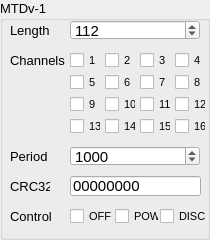
  <widget class="QGroupBox" name="groupBox">
   <property name="geometry">
    <rect>
     <x>10</x>
     <y>10</y>
     <width>210</width>
     <height>240</height>
    </rect>
   </property>
   <property name="font">
    <font>
     <pointsize>10</pointsize>
    </font>
   </property>
   <property name="title">
    <string>MTDv-1</string>
   </property>
   <widget class="QLabel" name="label">
    <property name="geometry">
     <rect>
      <x>10</x>
      <y>20</y>
      <width>40</width>
      <height>20</height>
     </rect>
    </property>
    <property name="font">
     <font>
      <pointsize>10</pointsize>
     </font>
    </property>
    <property name="text">
     <string>Length</string>
    </property>
   </widget>
   <widget class="QLabel" name="label_2">
    <property name="geometry">
     <rect>
      <x>10</x>
      <y>50</y>
      <width>60</width>
      <height>20</height>
     </rect>
    </property>
    <property name="font">
     <font>
      <pointsize>10</pointsize>
     </font>
    </property>
    <property name="text">
     <string>Channels</string>
    </property>
   </widget>
   <widget class="QCheckBox" name="checkBox">
    <property name="geometry">
     <rect>
      <x>70</x>
      <y>50</y>
      <width>31</width>
      <height>20</height>
     </rect>
    </property>
    <property name="font">
     <font>
      <pointsize>8</pointsize>
     </font>
    </property>
    <property name="text">
     <string>1</string>
    </property>
   </widget>
   <widget class="QCheckBox" name="checkBox_2">
    <property name="geometry">
     <rect>
      <x>105</x>
      <y>50</y>
      <width>31</width>
      <height>20</height>
     </rect>
    </property>
    <property name="font">
     <font>
      <pointsize>8</pointsize>
     </font>
    </property>
    <property name="text">
     <string>2</string>
    </property>
   </widget>
   <widget class="QCheckBox" name="checkBox_3">
    <property name="geometry">
     <rect>
      <x>140</x>
      <y>50</y>
      <width>31</width>
      <height>20</height>
     </rect>
    </property>
    <property name="font">
     <font>
      <pointsize>8</pointsize>
     </font>
    </property>
    <property name="text">
     <string>3</string>
    </property>
   </widget>
   <widget class="QCheckBox" name="checkBox_4">
    <property name="geometry">
     <rect>
      <x>175</x>
      <y>50</y>
      <width>31</width>
      <height>20</height>
     </rect>
    </property>
    <property name="font">
     <font>
      <pointsize>8</pointsize>
     </font>
    </property>
    <property name="text">
     <string>4</string>
    </property>
   </widget>
   <widget class="QCheckBox" name="checkBox_5">
    <property name="geometry">
     <rect>
      <x>70</x>
      <y>72</y>
      <width>31</width>
      <height>20</height>
     </rect>
    </property>
    <property name="font">
     <font>
      <pointsize>8</pointsize>
     </font>
    </property>
    <property name="text">
     <string>5</string>
    </property>
   </widget>
   <widget class="QCheckBox" name="checkBox_6">
    <property name="geometry">
     <rect>
      <x>105</x>
      <y>72</y>
      <width>31</width>
      <height>20</height>
     </rect>
    </property>
    <property name="font">
     <font>
      <pointsize>8</pointsize>
     </font>
    </property>
    <property name="text">
     <string>6</string>
    </property>
   </widget>
   <widget class="QCheckBox" name="checkBox_7">
    <property name="geometry">
     <rect>
      <x>140</x>
      <y>72</y>
      <width>31</width>
      <height>20</height>
     </rect>
    </property>
    <property name="font">
     <font>
      <pointsize>8</pointsize>
     </font>
    </property>
    <property name="text">
     <string>7</string>
    </property>
   </widget>
   <widget class="QCheckBox" name="checkBox_8">
    <property name="geometry">
     <rect>
      <x>175</x>
      <y>72</y>
      <width>31</width>
      <height>20</height>
     </rect>
    </property>
    <property name="font">
     <font>
      <pointsize>8</pointsize>
     </font>
    </property>
    <property name="text">
     <string>8</string>
    </property>
   </widget>
   <widget class="QCheckBox" name="checkBox_9">
    <property name="geometry">
     <rect>
      <x>105</x>
      <y>94</y>
      <width>31</width>
      <height>20</height>
     </rect>
    </property>
    <property name="font">
     <font>
      <pointsize>8</pointsize>
     </font>
    </property>
    <property name="text">
     <string>10</string>
    </property>
   </widget>
   <widget class="QCheckBox" name="checkBox_10">
    <property name="geometry">
     <rect>
      <x>70</x>
      <y>116</y>
      <width>31</width>
      <height>20</height>
     </rect>
    </property>
    <property name="font">
     <font>
      <pointsize>8</pointsize>
     </font>
    </property>
    <property name="text">
     <string>13</string>
    </property>
   </widget>
   <widget class="QCheckBox" name="checkBox_11">
    <property name="geometry">
     <rect>
      <x>105</x>
      <y>116</y>
      <width>31</width>
      <height>20</height>
     </rect>
    </property>
    <property name="font">
     <font>
      <pointsize>8</pointsize>
     </font>
    </property>
    <property name="text">
     <string>14</string>
    </property>
   </widget>
   <widget class="QCheckBox" name="checkBox_12">
    <property name="geometry">
     <rect>
      <x>175</x>
      <y>116</y>
      <width>31</width>
      <height>20</height>
     </rect>
    </property>
    <property name="font">
     <font>
      <pointsize>8</pointsize>
     </font>
    </property>
    <property name="text">
     <string>16</string>
    </property>
   </widget>
   <widget class="QCheckBox" name="checkBox_13">
    <property name="geometry">
     <rect>
      <x>175</x>
      <y>94</y>
      <width>31</width>
      <height>20</height>
     </rect>
    </property>
    <property name="font">
     <font>
      <pointsize>8</pointsize>
     </font>
    </property>
    <property name="text">
     <string>12</string>
    </property>
   </widget>
   <widget class="QCheckBox" name="checkBox_14">
    <property name="geometry">
     <rect>
      <x>140</x>
      <y>116</y>
      <width>31</width>
      <height>20</height>
     </rect>
    </property>
    <property name="font">
     <font>
      <pointsize>8</pointsize>
     </font>
    </property>
    <property name="text">
     <string>15</string>
    </property>
   </widget>
   <widget class="QCheckBox" name="checkBox_15">
    <property name="geometry">
     <rect>
      <x>70</x>
      <y>94</y>
      <width>31</width>
      <height>20</height>
     </rect>
    </property>
    <property name="font">
     <font>
      <pointsize>8</pointsize>
     </font>
    </property>
    <property name="text">
     <string>9</string>
    </property>
   </widget>
   <widget class="QCheckBox" name="checkBox_16">
    <property name="geometry">
     <rect>
      <x>140</x>
      <y>94</y>
      <width>31</width>
      <height>20</height>
     </rect>
    </property>
    <property name="font">
     <font>
      <pointsize>8</pointsize>
     </font>
    </property>
    <property name="text">
     <string>11</string>
    </property>
   </widget>
   <widget class="QLabel" name="label_3">
    <property name="geometry">
     <rect>
      <x>10</x>
      <y>206</y>
      <width>60</width>
      <height>20</height>
     </rect>
    </property>
    <property name="font">
     <font>
      <pointsize>10</pointsize>
     </font>
    </property>
    <property name="text">
     <string>Control</string>
    </property>
   </widget>
   <widget class="QCheckBox" name="checkBox_17">
    <property name="geometry">
     <rect>
      <x>70</x>
      <y>206</y>
      <width>45</width>
      <height>20</height>
     </rect>
    </property>
    <property name="font">
     <font>
      <pointsize>8</pointsize>
     </font>
    </property>
    <property name="text">
     <string>OFF</string>
    </property>
   </widget>
   <widget class="QCheckBox" name="checkBox_18">
    <property name="geometry">
     <rect>
      <x>115</x>
      <y>206</y>
      <width>44</width>
      <height>20</height>
     </rect>
    </property>
    <property name="font">
     <font>
      <pointsize>8</pointsize>
     </font>
    </property>
    <property name="text">
     <string>POW</string>
    </property>
   </widget>
   <widget class="QCheckBox" name="checkBox_19">
    <property name="geometry">
     <rect>
      <x>160</x>
      <y>206</y>
      <width>50</width>
      <height>20</height>
     </rect>
    </property>
    <property name="font">
     <font>
      <pointsize>8</pointsize>
     </font>
    </property>
    <property name="text">
     <string>DISC</string>
    </property>
   </widget>
   <widget class="QSpinBox" name="spinBox">
    <property name="geometry">
     <rect>
      <x>70</x>
      <y>146</y>
      <width>130</width>
      <height>20</height>
     </rect>
    </property>
    <property name="font">
     <font>
      <pointsize>11</pointsize>
     </font>
    </property>
    <property name="maximum">
     <number>3000</number>
    </property>
    <property name="value">
     <number>1000</number>
    </property>
   </widget>
   <widget class="QSpinBox" name="spinBox_2">
    <property name="geometry">
     <rect>
      <x>70</x>
      <y>20</y>
      <width>130</width>
      <height>20</height>
     </rect>
    </property>
    <property name="font">
     <font>
      <pointsize>11</pointsize>
     </font>
    </property>
    <property name="minimum">
     <number>12</number>
    </property>
    <property name="maximum">
     <number>400</number>
    </property>
    <property name="value">
     <number>112</number>
    </property>
   </widget>
   <widget class="QLabel" name="label_4">
    <property name="geometry">
     <rect>
      <x>10</x>
      <y>146</y>
      <width>40</width>
      <height>20</height>
     </rect>
    </property>
    <property name="font">
     <font>
      <pointsize>10</pointsize>
     </font>
    </property>
    <property name="text">
     <string>Period</string>
    </property>
   </widget>
   <widget class="QLabel" name="label_5">
    <property name="geometry">
     <rect>
      <x>10</x>
      <y>176</y>
      <width>40</width>
      <height>20</height>
     </rect>
    </property>
    <property name="font">
     <font>
      <pointsize>10</pointsize>
     </font>
    </property>
    <property name="text">
     <string>CRC32</string>
    </property>
   </widget>
   <widget class="QLineEdit" name="lineEdit">
    <property name="geometry">
     <rect>
      <x>70</x>
      <y>176</y>
      <width>131</width>
      <height>20</height>
     </rect>
    </property>
    <property name="font">
     <font>
      <pointsize>11</pointsize>
     </font>
    </property>
    <property name="text">
     <string>00000000</string>
    </property>
   </widget>
  </widget>
